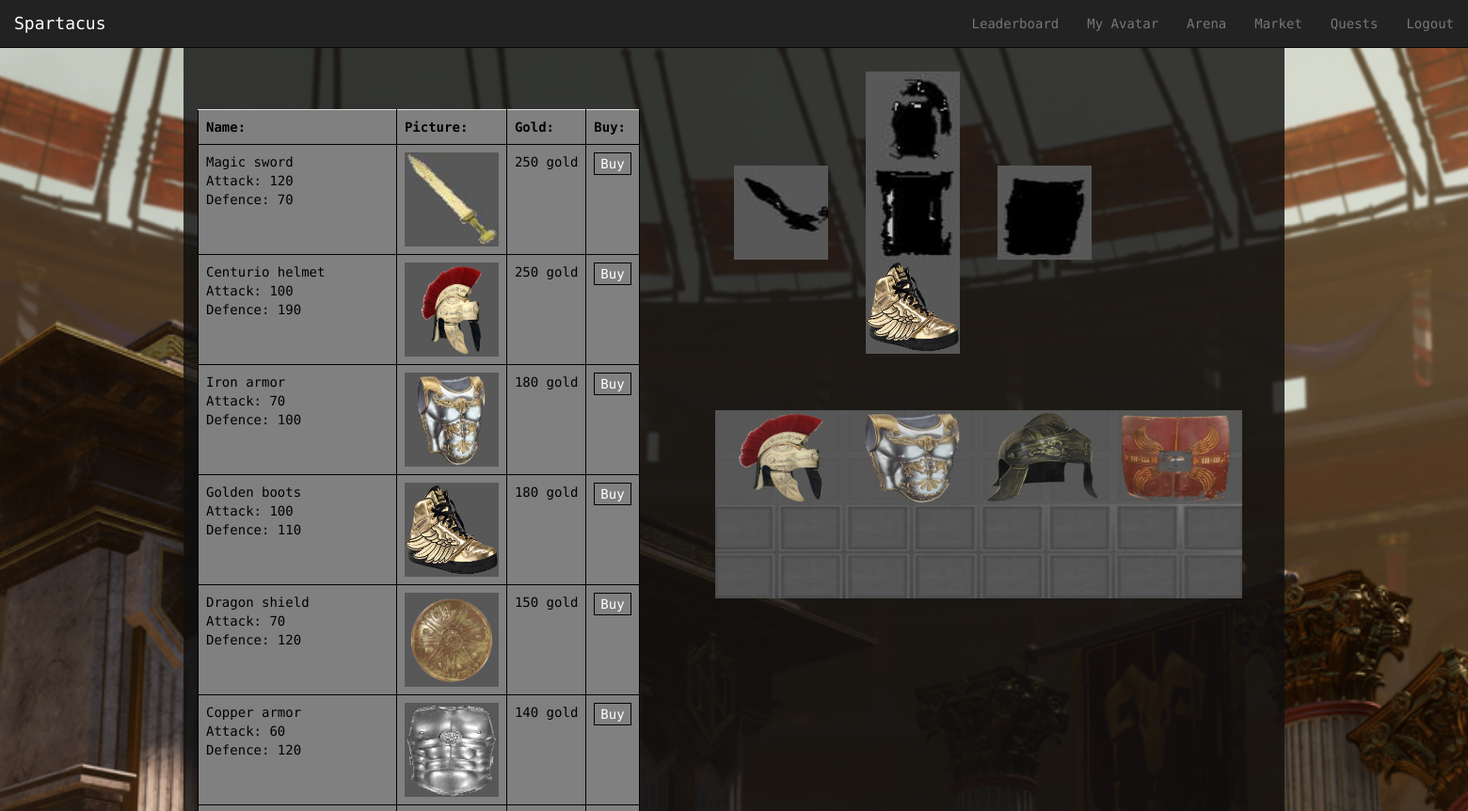
Page /Spartacus/market/ (signed in, upper part) on the earlier database version.
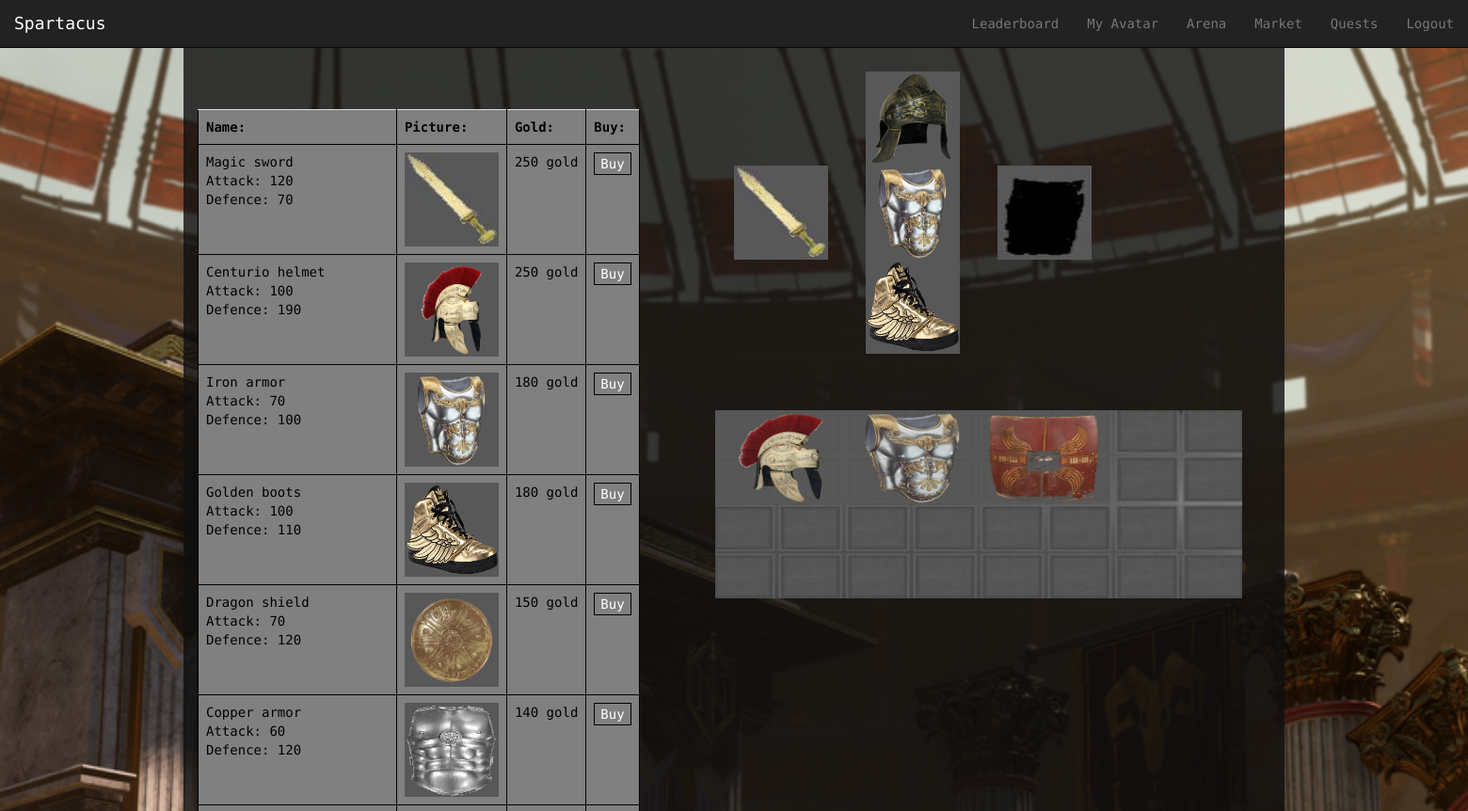
Same page on the later database version.
### Spartacus/models.py (models this page shows, shortened)
class Item(models.Model):
    ITEM_CHOICES = (
    ('sword', 'sword'),
    ('shield', 'shield'),
    ('armor', 'armor'),
    ('helmet', 'helmet'),
    ('boots', 'boots'),)
    price = models.IntegerField(default = 0)
    itemType = models.CharField(max_length=128, choices=ITEM_CHOICES, default= 'sword')
    name = models.CharField(max_length=128, unique = True)
    picture = models.ImageField(upload_to='item_images', blank=True)
    attack = models.IntegerField(default= 10)
    deffence = models.IntegerField(default= 10)

class AvatarItem(models.Model):
    item = models.ForeignKey(Item)
    avatar = models.ForeignKey(Avatar)
    equiped = models.BooleanField(default = False)

### Spartacus/views.py (the view, shortened to what this page needs)
@login_required
def market(request):
    context_dict = {}
    try:
        avatar = Avatar.objects.get(user = request.user)
        health = avatar.strength*25;
        context_dict.update(getItems(avatar))
        context_dict['health']= health
        items = Item.objects.order_by('-price')
        context_dict['items'] = items
    except:
        print "Query fail market"
    return render (request, 'Spartacus/market.html', context_dict)

### Spartacus/templatetags/app_filters.py (called while the page is built)
@register.filter(name='mulLeft')
def mulLeft(value,value2):
    return (value%4)*value2

@register.filter(name='mulTop')
def mulTop(value,value2):
    if value < 4:
        return 1*value2
    else:
        return 100+value2

### templates/Spartacus/market.html (shortened to what the changed rows need)
{% extends 'Spartacus/base.html' %}
{% load staticfiles %}
{% load app_filters %}
{% block body_block %}
    <div class="container">
        <div class="row">
            <div class="col-xs-12 col-md-6 col-lg-4">
                <br/><br/>
                <table class="table" style=" table-layout: auto">
                    <th>Name:</th>
                    <th>Picture:</th>
                    <th>Gold:</th>
                    <th>Buy:</th>
                    {% for item in items %}
                        <tr>
                            <td>{{ item.name }} <br/>Attack: {{ item.attack }} <br/>Defence: {{ item.deffence }}</td>
                            <td><img src = "{{item.picture.url}}" width = "100" height = "100"></td>
                            <td>{{ item.price }} gold</td>
                            <td>
                                <form method="post" action="{% url 'market' %}">
                                    <input type="submit" value="Buy" name = "Submit">
                                </form></td>
                        </tr>
                    {% endfor %}
                </table>
            </div>
			<div class="col-xs-12 col-md-6 col-lg-4 col-lg-offset-2">
                <div id="all_items_market">
                    <div class="row">
                        <div class="row">
                            <div class="col-xs-4 col-xs-offset-4">
                                {% if helmet %}
                                    {% if avatar.user == user %}
                                        <img data-toggle="tooltip" data-placement="left" title="{{helmet.item.name}} &#013;Attack: {{helmet.item.attack}} &#013;Defence: {{helmet.item.deffence}}"
                                             class="unequip_market" data-itemid="{{helmet.id}}" src = "{{helmet.item.picture.url}}" width = "100" height = "100">
                                        <br>
                                    {% endif %}
                                {% else %}
                                    <img src = "{% static "images/helmet.jpg" %}" width = "100" height = "100">
                                {% endif %}
                            </div>
                        </div>
                        <div class="row">
                            <div class="col-xs-4 ">
                                {% if sword %}
                                    {% if avatar.user == user %}
                                        <img data-toggle="tooltip" data-placement="left" title="{{sword.item.name}} &#013;Attack: {{sword.item.attack}} &#013;Defence: {{sword.item.deffence}}"
                                             class="unequip_market" data-itemid="{{sword.id}}" src = "{{sword.item.picture.url}}" width = "100" height = "100">
                                        <br/>
                                    {% endif %}
                                {% else %}
                                    <img src = "{% static "images/sword.jpg" %}" width = "100" height = "100">
                                {% endif %}
                            </div>
                            <div class="col-xs-4 ">
                                {% if armor %}
                                    {% if avatar.user == user %}
                                        <img data-toggle="tooltip" data-placement="left" title="{{armor.item.name}} &#013;Attack: {{armor.item.attack}} &#013;Defence: {{armor.item.deffence}}"
                                             class="unequip_market" data-itemid="{{armor.id}}" src = "{{armor.item.picture.url}}" width = "100" height = "100">
                                        <br/>
                                    {% endif %}
                                {% else %}
                                    <img src = "{% static "images/armour.jpg" %}" width = "100" height = "100">
                                {% endif %}
                            </div>
                        </div>
                    </div>
                    <div class="row">
                        <div class="col-xs-12">
                            {% for item in inventory_items %}
                                <div class="div2">
                                    <img data-toggle="tooltip" data-placement="left" title="{{item.item.name}} &#013;Attack: {{item.item.attack}} &#013;Defence: {{item.item.deffence}}"
                                         class="sell" data-itemid="{{item.id}}" src = "{{item.item.picture.url}}" height="100"  width = "140"
                                         style="position: absolute; top: {{ forloop.counter0|mulTop:60 }}px; left: {{ forloop.counter0|mulLeft:140|add:-20 }}px;">
                                </div>
                            {% endfor %}
                        </div>
                        <br />
                        <br />
                    </div>
                </div>
			</div>
        </div>
    </div>
{% endblock %}

Differences in the rows shown:
added AvatarItem: item.picture (picture)
added AvatarItem: item.picture (picture)
